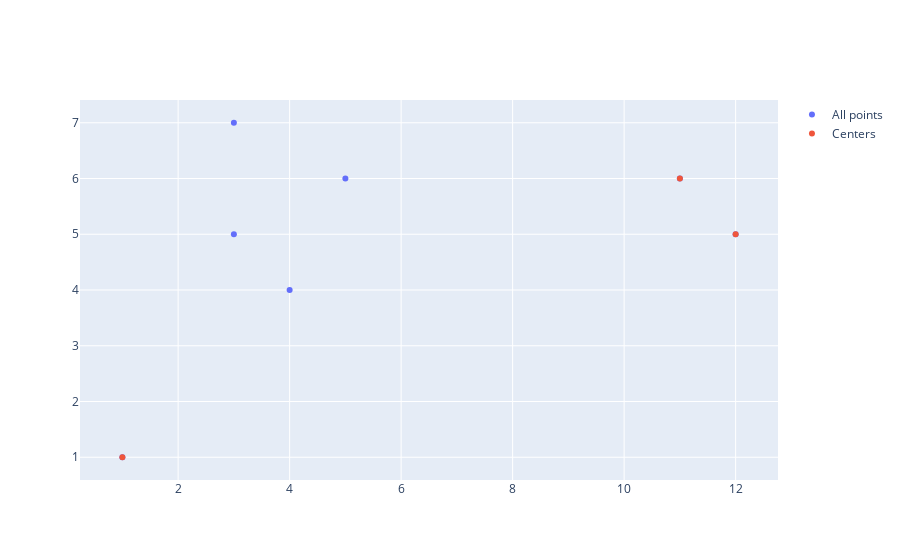

Notebook source saved alongside this figure:
### Markdown cell above
# $k$-Means Clustering

Given the following data set with 7 objects (in $\mathbb{R}^2$):

### Code cell
import pandas as pd
from plotly import graph_objects as go
data = pd.DataFrame([[1.0,1.0],[11.0,6.0],[12.0,5.0],[5.0,6.0],[3.0,7.0],[3.0,5.0],[4.0,4.0]],columns=['x1','x2'])
fig = go.Figure(
    go.Scatter(x=data['x1'],y=data['x2'],mode='markers',name='All points'),
    layout=go.Layout(yaxis=dict(scaleanchor="x", scaleratio=1))
)
fig.add_trace(go.Scatter(x=data['x1'][:3],y=data['x2'][:3],mode='markers',name='Centers'))
fig.show()

### Figure 1 — Plotly figure (JSON) as saved in the notebook; plotly's stock layout.template omitted (floating-point values rounded to 4 significant figures)
{"data": [{"mode": "markers", "name": "All points", "type": "scatter", "x": [1, 11, 12, 5, 3, 3, 4], "y": [1, 6, 5, 6, 7, 5, 4]}, {"mode": "markers", "name": "Centers", "type": "scatter", "x": [1, 11, 12], "y": [1, 6, 5]}], "layout": {"yaxis": {"scaleanchor": "x", "scaleratio": 1}}}
